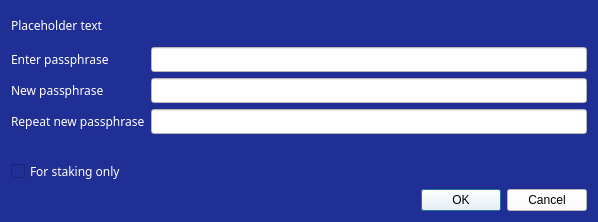
<?xml version="1.0" encoding="UTF-8"?>
<ui version="4.0">
 <class>AskPassphraseDialog</class>
 <widget class="QDialog" name="AskPassphraseDialog">
  <property name="geometry">
   <rect>
    <x>0</x>
    <y>0</y>
    <width>598</width>
    <height>222</height>
   </rect>
  </property>
  <property name="sizePolicy">
   <sizepolicy hsizetype="Preferred" vsizetype="Minimum">
    <horstretch>0</horstretch>
    <verstretch>0</verstretch>
   </sizepolicy>
  </property>
  <property name="minimumSize">
   <size>
    <width>550</width>
    <height>0</height>
   </size>
  </property>
  <property name="font">
   <font>
    <family>Dosis</family>
   </font>
  </property>
  <property name="windowTitle">
   <string>Passphrase Dialog</string>
  </property>
  <property name="styleSheet">
   <string notr="true">background-color: rgb(32, 47, 149);
color: rgb(255, 255, 255);</string>
  </property>
  <layout class="QVBoxLayout" name="verticalLayout">
   <property name="sizeConstraint">
    <enum>QLayout::SetMinimumSize</enum>
   </property>
   <item>
    <widget class="QLabel" name="warningLabel">
     <property name="text">
      <string notr="true">Placeholder text</string>
     </property>
     <property name="textFormat">
      <enum>Qt::RichText</enum>
     </property>
     <property name="wordWrap">
      <bool>true</bool>
     </property>
    </widget>
   </item>
   <item>
    <layout class="QFormLayout" name="formLayout">
     <property name="sizeConstraint">
      <enum>QLayout::SetMinimumSize</enum>
     </property>
     <property name="fieldGrowthPolicy">
      <enum>QFormLayout::AllNonFixedFieldsGrow</enum>
     </property>
     <item row="0" column="0">
      <widget class="QLabel" name="passLabel1">
       <property name="text">
        <string>Enter passphrase</string>
       </property>
      </widget>
     </item>
     <item row="0" column="1">
      <widget class="QLineEdit" name="passEdit1">
       <property name="styleSheet">
        <string notr="true">background-color: rgb(255, 255, 255);
color: rgb(0, 0, 0);</string>
       </property>
       <property name="echoMode">
        <enum>QLineEdit::Password</enum>
       </property>
      </widget>
     </item>
     <item row="1" column="0">
      <widget class="QLabel" name="passLabel2">
       <property name="text">
        <string>New passphrase</string>
       </property>
      </widget>
     </item>
     <item row="1" column="1">
      <widget class="QLineEdit" name="passEdit2">
       <property name="styleSheet">
        <string notr="true">background-color: rgb(255, 255, 255);
color: rgb(0, 0, 0);</string>
       </property>
       <property name="echoMode">
        <enum>QLineEdit::Password</enum>
       </property>
      </widget>
     </item>
     <item row="2" column="0">
      <widget class="QLabel" name="passLabel3">
       <property name="text">
        <string>Repeat new passphrase</string>
       </property>
      </widget>
     </item>
     <item row="2" column="1">
      <widget class="QLineEdit" name="passEdit3">
       <property name="styleSheet">
        <string notr="true">background-color: rgb(255, 255, 255);
color: rgb(0, 0, 0);</string>
       </property>
       <property name="echoMode">
        <enum>QLineEdit::Password</enum>
       </property>
      </widget>
     </item>
     <item row="3" column="1">
      <widget class="QLabel" name="capsLabel">
       <property name="font">
        <font>
         <weight>75</weight>
         <bold>true</bold>
        </font>
       </property>
       <property name="text">
        <string/>
       </property>
       <property name="alignment">
        <set>Qt::AlignCenter</set>
       </property>
      </widget>
     </item>
     <item row="4" column="0">
      <widget class="QCheckBox" name="stakingCheckBox">
       <property name="enabled">
        <bool>true</bool>
       </property>
       <property name="visible">
        <bool>false</bool>
       </property>
       <property name="toolTip">
        <string>Serves to disable the trivial sendmoney when OS account compromised. Provides no real security.</string>
       </property>
       <property name="text">
        <string>For staking only</string>
       </property>
      </widget>
     </item>
    </layout>
   </item>
   <item>
    <widget class="QDialogButtonBox" name="buttonBox">
     <property name="styleSheet">
      <string notr="true">background-color: rgb(255, 255, 255);
color: rgb(0, 0, 0);</string>
     </property>
     <property name="orientation">
      <enum>Qt::Horizontal</enum>
     </property>
     <property name="standardButtons">
      <set>QDialogButtonBox::Cancel|QDialogButtonBox::Ok</set>
     </property>
    </widget>
   </item>
  </layout>
 </widget>
 <resources/>
 <connections>
  <connection>
   <sender>buttonBox</sender>
   <signal>accepted()</signal>
   <receiver>AskPassphraseDialog</receiver>
   <slot>accept()</slot>
   <hints>
    <hint type="sourcelabel">
     <x>20</x>
     <y>20</y>
    </hint>
    <hint type="destinationlabel">
     <x>20</x>
     <y>20</y>
    </hint>
   </hints>
  </connection>
  <connection>
   <sender>buttonBox</sender>
   <signal>rejected()</signal>
   <receiver>AskPassphraseDialog</receiver>
   <slot>reject()</slot>
   <hints>
    <hint type="sourcelabel">
     <x>20</x>
     <y>20</y>
    </hint>
    <hint type="destinationlabel">
     <x>20</x>
     <y>20</y>
    </hint>
   </hints>
  </connection>
 </connections>
</ui>
